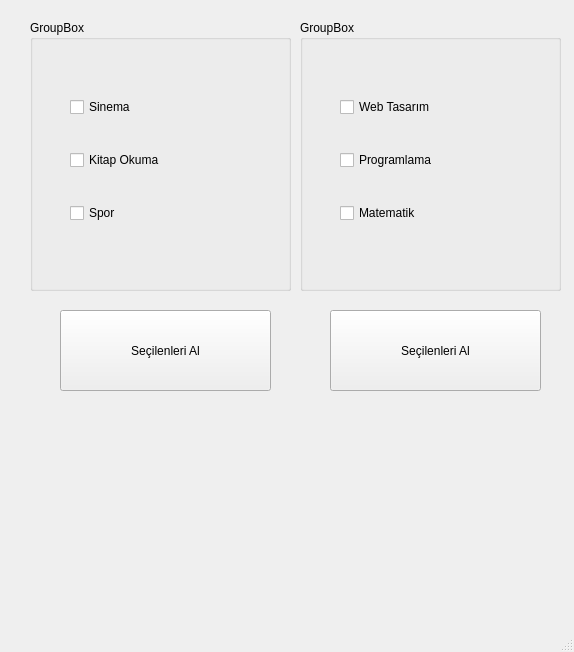
<?xml version="1.0" encoding="UTF-8"?>
<ui version="4.0">
 <class>MainWindow</class>
 <widget class="QMainWindow" name="MainWindow">
  <property name="geometry">
   <rect>
    <x>0</x>
    <y>0</y>
    <width>574</width>
    <height>652</height>
   </rect>
  </property>
  <property name="windowTitle">
   <string>MainWindow</string>
  </property>
  <widget class="QWidget" name="centralwidget">
   <widget class="QPushButton" name="btnHobilerSecilenleriAl">
    <property name="geometry">
     <rect>
      <x>60</x>
      <y>310</y>
      <width>211</width>
      <height>81</height>
     </rect>
    </property>
    <property name="text">
     <string>Seçilenleri Al</string>
    </property>
   </widget>
   <widget class="QLabel" name="lblResultHobiler">
    <property name="geometry">
     <rect>
      <x>60</x>
      <y>400</y>
      <width>201</width>
      <height>201</height>
     </rect>
    </property>
    <property name="text">
     <string/>
    </property>
   </widget>
   <widget class="QGroupBox" name="groupHobiler">
    <property name="geometry">
     <rect>
      <x>30</x>
      <y>20</y>
      <width>261</width>
      <height>271</height>
     </rect>
    </property>
    <property name="title">
     <string>GroupBox</string>
    </property>
    <widget class="QWidget" name="">
     <property name="geometry">
      <rect>
       <x>40</x>
       <y>50</y>
       <width>181</width>
       <height>181</height>
      </rect>
     </property>
     <layout class="QVBoxLayout" name="verticalLayout">
      <item>
       <widget class="QCheckBox" name="cbSinema">
        <property name="text">
         <string>Sinema</string>
        </property>
       </widget>
      </item>
      <item>
       <widget class="QCheckBox" name="cbKitapOkumak">
        <property name="text">
         <string>Kitap Okuma</string>
        </property>
       </widget>
      </item>
      <item>
       <widget class="QCheckBox" name="cbSpor">
        <property name="text">
         <string>Spor</string>
        </property>
       </widget>
      </item>
     </layout>
    </widget>
   </widget>
   <widget class="QGroupBox" name="groupDersler">
    <property name="geometry">
     <rect>
      <x>300</x>
      <y>20</y>
      <width>261</width>
      <height>271</height>
     </rect>
    </property>
    <property name="title">
     <string>GroupBox</string>
    </property>
    <widget class="QWidget" name="layoutWidget">
     <property name="geometry">
      <rect>
       <x>40</x>
       <y>50</y>
       <width>181</width>
       <height>181</height>
      </rect>
     </property>
     <layout class="QVBoxLayout" name="verticalLayout_2">
      <item>
       <widget class="QCheckBox" name="cbWebTasarim">
        <property name="text">
         <string>Web Tasarım</string>
        </property>
       </widget>
      </item>
      <item>
       <widget class="QCheckBox" name="cbProgramlama">
        <property name="text">
         <string>Programlama</string>
        </property>
       </widget>
      </item>
      <item>
       <widget class="QCheckBox" name="cbMatematik">
        <property name="text">
         <string>Matematik</string>
        </property>
       </widget>
      </item>
     </layout>
    </widget>
   </widget>
   <widget class="QPushButton" name="btnDerslerSecilenleriAl">
    <property name="geometry">
     <rect>
      <x>330</x>
      <y>310</y>
      <width>211</width>
      <height>81</height>
     </rect>
    </property>
    <property name="text">
     <string>Seçilenleri Al</string>
    </property>
   </widget>
   <widget class="QLabel" name="lblResultDersler">
    <property name="geometry">
     <rect>
      <x>330</x>
      <y>400</y>
      <width>201</width>
      <height>201</height>
     </rect>
    </property>
    <property name="text">
     <string/>
    </property>
   </widget>
  </widget>
  <widget class="QMenuBar" name="menubar">
   <property name="geometry">
    <rect>
     <x>0</x>
     <y>0</y>
     <width>574</width>
     <height>26</height>
    </rect>
   </property>
  </widget>
  <widget class="QStatusBar" name="statusbar"/>
 </widget>
 <resources/>
 <connections/>
</ui>
